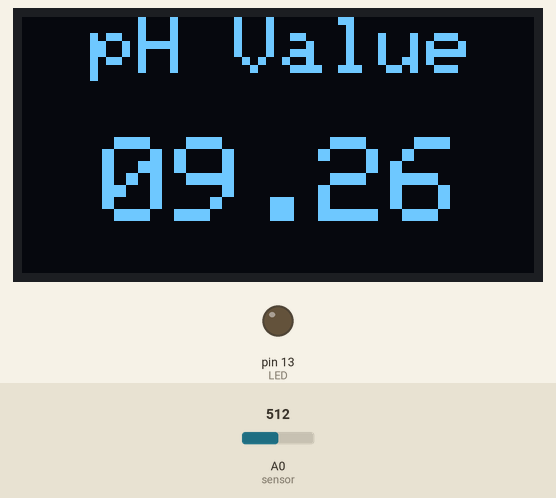
Simulated run of this sketch. Board: Arduino Uno, built with avr-gcc and run on an emulated ATmega328P. Parts: 128×64 one-colour display, output pins drawn as LEDs (lit = HIGH). Inputs (shaded band) come from the test bench; at power-on: A0 (sensor) = 512. The display library's start-up logo is not drawn; what the sketch prints to the serial monitor is not drawn.

Above: at 8.7 s.
8.8 s: A0 (sensor) set to 306
At 11.4 s:
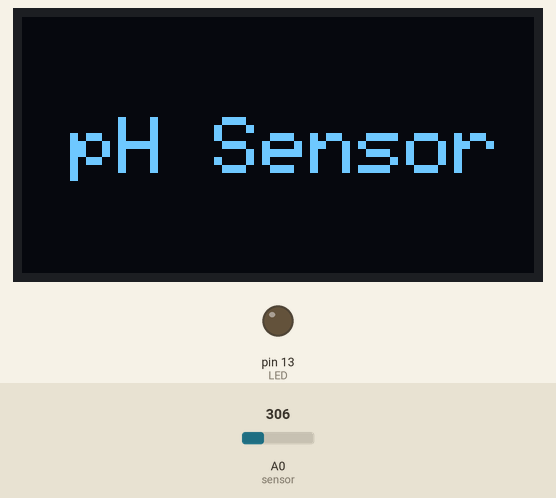
11.7 s: A0 (sensor) set to 352
14.7 s: A0 (sensor) set to 379
At 17.2 s:
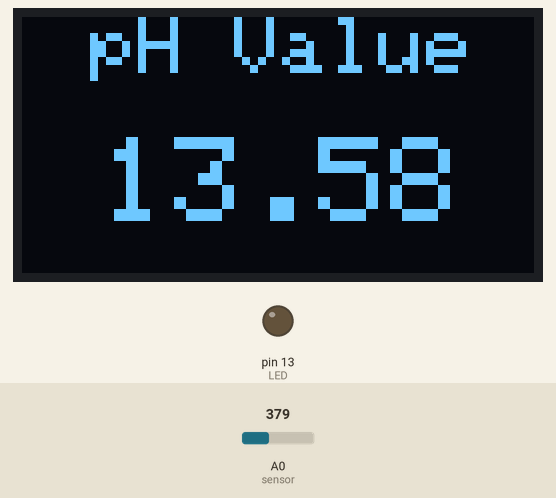
17.7 s: A0 (sensor) set to 122
At 18.8 s:
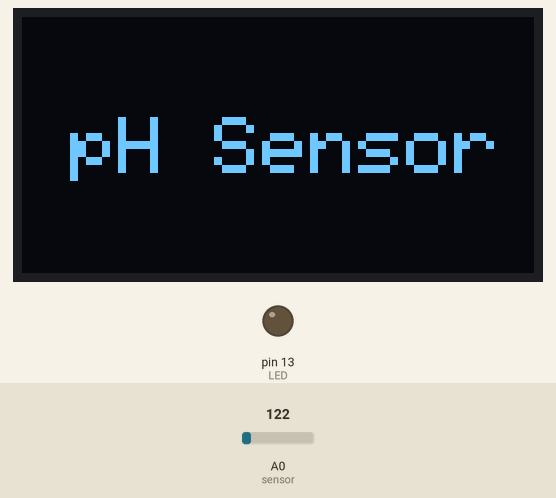
Timing chart, 0 to 20.7 s (numbered marks = the images above; inputs shaded):
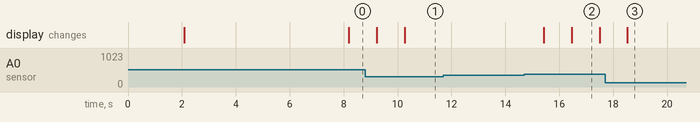

The sketch:

main_pH.ino
```cpp
// Including libraries
#include <Wire.h>
#include <Adafruit_GFX.h>
#include <Adafruit_SSD1306.h>

// Defining macros
#define sensor A0            // pH Analog output to Arduino Analog input A0
#define pH_offset 0.00       // pH deviation
#define LED 13               // LED indicator
#define sampling_interval 10 // Interval between two samples
#define print_interval 1000  // Interval between two outputs
#define array_length 100     // Total no. of samples
#define screen_width 128     // OLED display width, in pixels
#define screen_height 64     // OLED display height, in pixels
#define OLED_RESET -1        // Reset pin # (or -1 if sharing reset pin)

// Initialising variables
static double volt_at_pH_7 = 2.87;       // Obtained value from calibration
static double volt_per_pH = 0.1637778;   // Obtained value from manual
double pH_value;                         // Output pH value
long double total_analog = 0;
int analog_array[array_length], i = 0;   // Array of samples

// Adafruit logo
Adafruit_SSD1306 display(screen_width, screen_height, &Wire, OLED_RESET);

// Finding the average of samples
double average_array (int* array, int number, int downrange, int uprange){
  for (int i = 0; i < (number - 1); i++)
  {
    for (int j = i + 1; j < number; j++)
    {
      if (array[i] > array[j])
      {
        int temp = array[i];                  // Sorting the analog samples
        array[i] = array[j];
        array[j] = temp;
      }
    }
  }
  double total_analog = 0;
  for(int i = downrange; i < uprange; i++)
  {
    total_analog += array[i];           // Total value of 50 center samples
  }
  // Averaging samples
  double avg_analog = total_analog / (uprange - downrange);
  return avg_analog;
}

// Setup
void setup(void)
{
  pinMode(LED, OUTPUT);
  Serial.begin(9600);
  Serial.println("Arduino based pH Sensor:"); // Testing the serial monitor

  if(!display.begin(SSD1306_SWITCHCAPVCC, 0x3C))
  {
      Serial.println(F("SSD1306 allocation failed"));
      for(;;);                               // Don't proceed, loop forever
  }
  display.display();
  delay(2000);                               // Delay for 2 seconds

  display.clearDisplay();
  display.setTextColor(WHITE);               // Setting text colour
  display.setTextSize(2);                    // Setting text size
  display.setCursor(12, 25);
  display.print("pH Sensor");                // Initialising text
  display.display();
  delay(3000);                               // Initial text for 3 seconds
}

// Main loop
void loop(void)
{
  static unsigned long sampling_time = millis(); // Milliseconds passed
  static unsigned long print_time = millis();    // Milliseconds passed

  // Collecting samples
  if(millis() - sampling_time > sampling_interval)
  {
    analog_array[i++] = analogRead(sensor);
    if(i == array_length)
    {
      i = 0;                                 // Resetting array
    }
    double average_analog = average_array(analog_array, array_length,
     (array_length / 4), (array_length * 0.75));
    // Convering the analog into Volt
    double average_voltage = average_analog * 5.0 / 1024.0;
    pH_value = 7.00 - ((average_voltage - volt_at_pH_7) / volt_per_pH)
     - pH_offset;                            // Converting the Volt into pH
    sampling_time = millis();
  }

  // Printing Output
  if(millis() - print_time > print_interval)       // Output every 1000 ms
  {
    Serial.print("pH:");
    Serial.print(pH_value, 2);                     // Serial monitor output
    Serial.println("");

    if (pH_value <= 14 && pH_value >= 0)
    {
      display.clearDisplay();
      display.setTextSize(2);
      display.setCursor(17, 0);
      display.println("pH Value");     // Displaying header

      display.setTextSize(3);
      display.setCursor(20, 30);
      if (pH_value < 10 && pH_value >= 0)
      {
      display.print("0");              // To put a 0 before single digit
      }
      display.print(pH_value);         // Displaying pH value

    }
    else
    {
      display.clearDisplay();
      display.setTextSize(2);
      display.setCursor(12, 25);
      display.print("pH Sensor");      // Displaying initial text for error
    }
    display.display();

    digitalWrite(LED, HIGH);
    digitalWrite(LED, LOW);

    print_time = millis();             // Milliseconds passed since
  }
}
```

Measured:
- the behaviour switches between 363 and 364 on A0 (sensor) (found by bisection; images 1 and 2)
- after the input at 8.8 s, the display: first changes after 0.42 s (image 1 shows a later state)
- after the input at 14.7 s, the display: first changes after 0.73 s (image 2 shows a later state)
- after the input at 17.7 s, the display: changes after 0.82 s (image 3)
- what the display in image 2 shows lasts 1.0 s, from 16.5 s to 17.5 s
